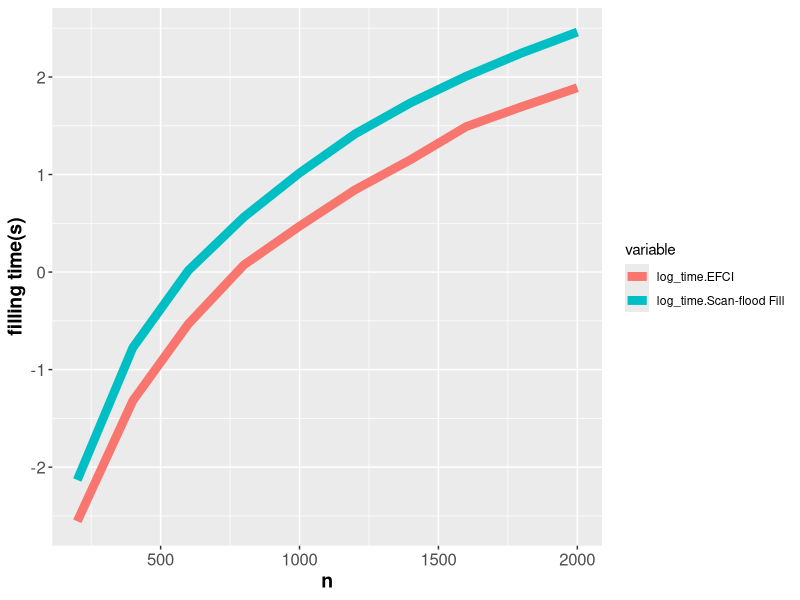
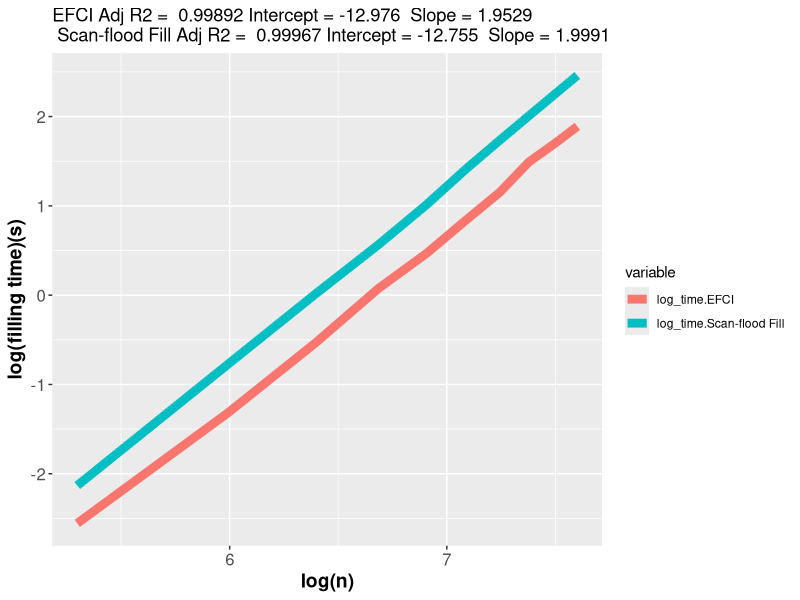

Here is the R script that generated these plots, in order:
library(ggplot2)
n <- as.numeric(seq(200, 2000, 200))
EFCI_time <- c(0.6213223,  2.1391383,  4.7030277,  8.6129912, 12.804200, 18.6040736,
                   25.3454888, 35.5477936, 43.6108282, 52.9715368)/8
Scan_flood_Fill_time <- c(0.9488865,3.6848951,  8.1348466, 14.0689563, 22.0978533, 32.9906861,
                   45.3960636, 59.6061367, 75.6862172, 93.7243237)/8
EFCI <- data.frame(
  n = n,
  time = EFCI_time
)

Scan_flood_Fill <- data.frame(
  n = n,
  time = Scan_flood_Fill_time
)

log_EFCI <- data.frame(
  n = n,
  log_time = log(EFCI_time)
)
log_Scan_flood_Fill <- data.frame(
  n = n,
  log_time = log(Scan_flood_Fill_time)
)


prescription <- merge(x = log_EFCI, y = log_Scan_flood_Fill, suffixes = c(".EFCI",".Scan-flood Fill"), by="n")
prescriptionMelted <- reshape2::melt(prescription, id.var='n')
head(prescriptionMelted)

ggplot(prescriptionMelted, aes(x=n, y=value, col=variable)) + 
  geom_line(size = 3)+
  xlab('n') +
  ylab('filling time(s)')+
  theme(axis.text=element_text(size=12),
        axis.title=element_text(size=14,face="bold")) 


EFCI_time_lm <- lm(I(log(EFCI_time)) ~ I(log(n)))
summary(EFCI_time_lm)

Scan_flood_Fill_time_lm <- lm(I(log(Scan_flood_Fill_time)) ~ I(log(n)))
summary(Scan_flood_Fill_time_lm)


ggplotRegression <- function (fit) {
  
  require(ggplot2)
  
  ggplot(fit$model, aes_string(x = names(fit$model)[2], y = names(fit$model)[1])) + 
    geom_point() +theme(axis.text=element_text(size=12),
                        axis.title=element_text(size=14,face="bold"))+
    stat_smooth(method = "lm", col = "red") +
    labs(title = paste("Adj R2 = ",signif(summary(fit)$adj.r.squared, 5),
                       "Intercept =",signif(fit$coef[[1]],5 ),
                       " Slope =",signif(fit$coef[[2]], 5),
                       " P =",signif(summary(fit)$coef[2,4], 5)))
}

#ggplotRegression(EFCI_time_lm)
#ggplotRegression(Scan_flood_Fill_time_lm)
#ggplotRegression(Scan_fill_time_lm)


fit <-EFCI_time_lm
fit2<-Scan_flood_Fill_time_lm
ggplot(prescriptionMelted, aes(x=log(n), y=value, col=variable)) + 
  geom_line(size = 3)+
  xlab('log(n)') +
  ylab('log(filling time)(s)')+
  theme(axis.text=element_text(size=12),
        axis.title=element_text(size=14,face="bold")) +
  labs(title = paste("EFCI Adj R2 = ",signif(summary(fit)$adj.r.squared, 5),
                     "Intercept =",signif(fit$coef[[1]],5 ),
                     " Slope =",signif(fit$coef[[2]], 5), "\n",
       "Scan-flood Fill Adj R2 = ",signif(summary(fit2)$adj.r.squared, 5),
       "Intercept =",signif(fit2$coef[[1]],5 ),
       " Slope =",signif(fit2$coef[[2]], 5)))



